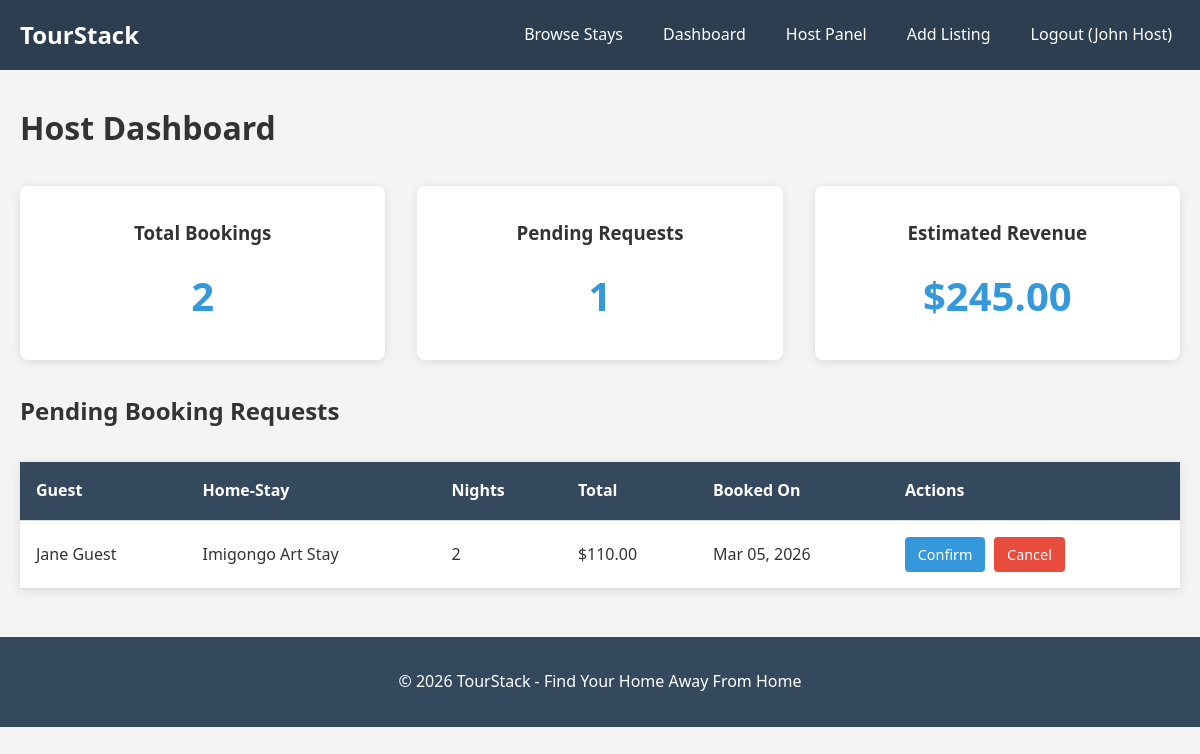
Page /index.php?page=host-dashboard (signed in) on the earlier database version.
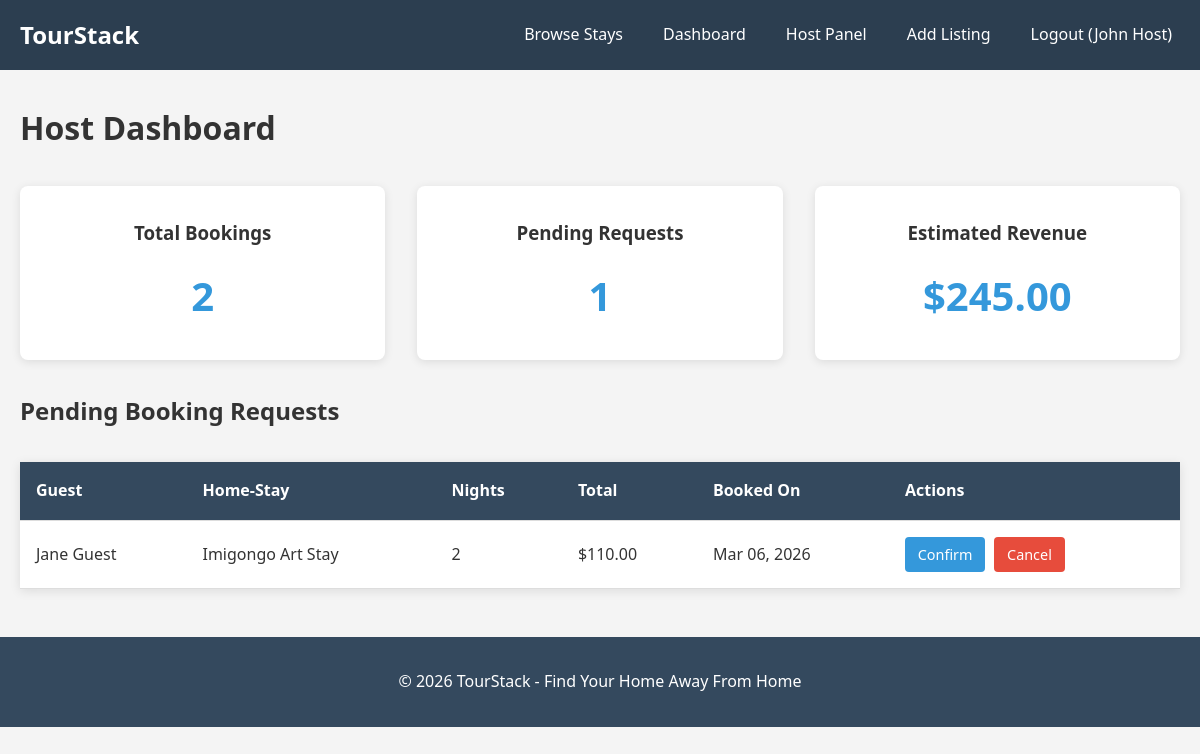
Same page on the later database version.
### tables this page shows
CREATE TABLE `bookings` (
  `id` int(11) NOT NULL,
  `homestay_id` int(11) NOT NULL,
  `guest_id` int(11) NOT NULL,
  `nights` int(11) NOT NULL,
  `total_price` decimal(10,2) NOT NULL,
  `status` enum('pending','confirmed','cancelled') DEFAULT 'pending',
  `booking_date` timestamp NOT NULL DEFAULT current_timestamp()
);

CREATE TABLE `users` (
  `id` int(11) NOT NULL,
  `name` varchar(100) NOT NULL,
  `email` varchar(100) NOT NULL,
  `password` varchar(255) NOT NULL,
  `role` enum('host','guest','admin') DEFAULT 'guest',
  `created_at` timestamp NOT NULL DEFAULT current_timestamp()
);

CREATE TABLE `homestays` (
  `id` int(11) NOT NULL,
  `host_id` int(11) NOT NULL,
  `title` varchar(200) NOT NULL,
  `description` text DEFAULT NULL,
  `price` decimal(10,2) NOT NULL,
  `location` varchar(200) NOT NULL,
  `cultural_tag` enum('Imigongo','volcanic stone','traditional','none') DEFAULT 'none',
  `image` varchar(255) DEFAULT 'placeholder.jpg',
  `verified` tinyint(1) DEFAULT 0,
  `created_at` timestamp NOT NULL DEFAULT current_timestamp()
);

### host-dashboard.php (the view, shortened to what this page needs)
<?php
$host_id = $_SESSION['user_id'];
$stmt = $conn->prepare("
    SELECT COUNT(*) as total_bookings,
           SUM(b.total_price) as total_revenue,
           SUM(CASE WHEN b.status = 'pending' THEN 1 ELSE 0 END) as pending_requests
    FROM bookings b
    JOIN homestays h ON b.homestay_id = h.id
    WHERE h.host_id = ?
");
$stmt->bind_param("i", $host_id);
$stmt->execute();
$stats = $stmt->get_result()->fetch_assoc();
$stmt = $conn->prepare("
    SELECT b.*, h.title, u.name as guest_name
    FROM bookings b
    JOIN homestays h ON b.homestay_id = h.id
    JOIN users u ON b.guest_id = u.id
    WHERE h.host_id = ? AND b.status = 'pending'
    ORDER BY b.booking_date DESC
");
$stmt->bind_param("i", $host_id);
$stmt->execute();
$pending_bookings = $stmt->get_result();
?>
<h1>Host Dashboard</h1>
<div class="stats-grid">
    <div class="stat-card">
        <h3>Total Bookings</h3>
        <p class="stat-number"><?php echo $stats['total_bookings'] ?? 0; ?></p>
    </div>
    <div class="stat-card">
        <h3>Pending Requests</h3>
        <p class="stat-number"><?php echo $stats['pending_requests'] ?? 0; ?></p>
    </div>
    <div class="stat-card">
        <h3>Estimated Revenue</h3>
        <p class="stat-number">$<?php echo number_format($stats['total_revenue'] ?? 0, 2); ?></p>
    </div>
</div>
<h2>Pending Booking Requests</h2>
<?php if ($pending_bookings->num_rows > 0): ?>
    <table class="table">
        <thead>
            <tr>
                <th>Guest</th>
                <th>Home-Stay</th>
                <th>Nights</th>
                <th>Total</th>
                <th>Booked On</th>
                <th>Actions</th>
            </tr>
        </thead>
        <tbody>
            <?php while($booking = $pending_bookings->fetch_assoc()): ?>
                <tr>
                    <td><?php echo $booking['guest_name']; ?></td>
                    <td><?php echo $booking['title']; ?></td>
                    <td><?php echo $booking['nights']; ?></td>
                    <td>$<?php echo $booking['total_price']; ?></td>
                    <td><?php echo date('M d, Y', strtotime($booking['booking_date'])); ?></td>
                    <td>
                        <a href="update-booking.php?id=<?php echo $booking['id']; ?>&status=confirmed" class="btn-small">Confirm</a>
                        <a href="update-booking.php?id=<?php echo $booking['id']; ?>&status=cancelled" class="btn-small btn-danger">Cancel</a>
                    </td>
                </tr>
            <?php endwhile; ?>
        </tbody>
    </table>
<?php else: ?>
    <p>No pending booking requests.</p>
<?php endif; ?>

Differences in the rows shown:
changed bookings "Jane Guest": booking_date "Mar 05, 2026" → "Mar 06, 2026"
